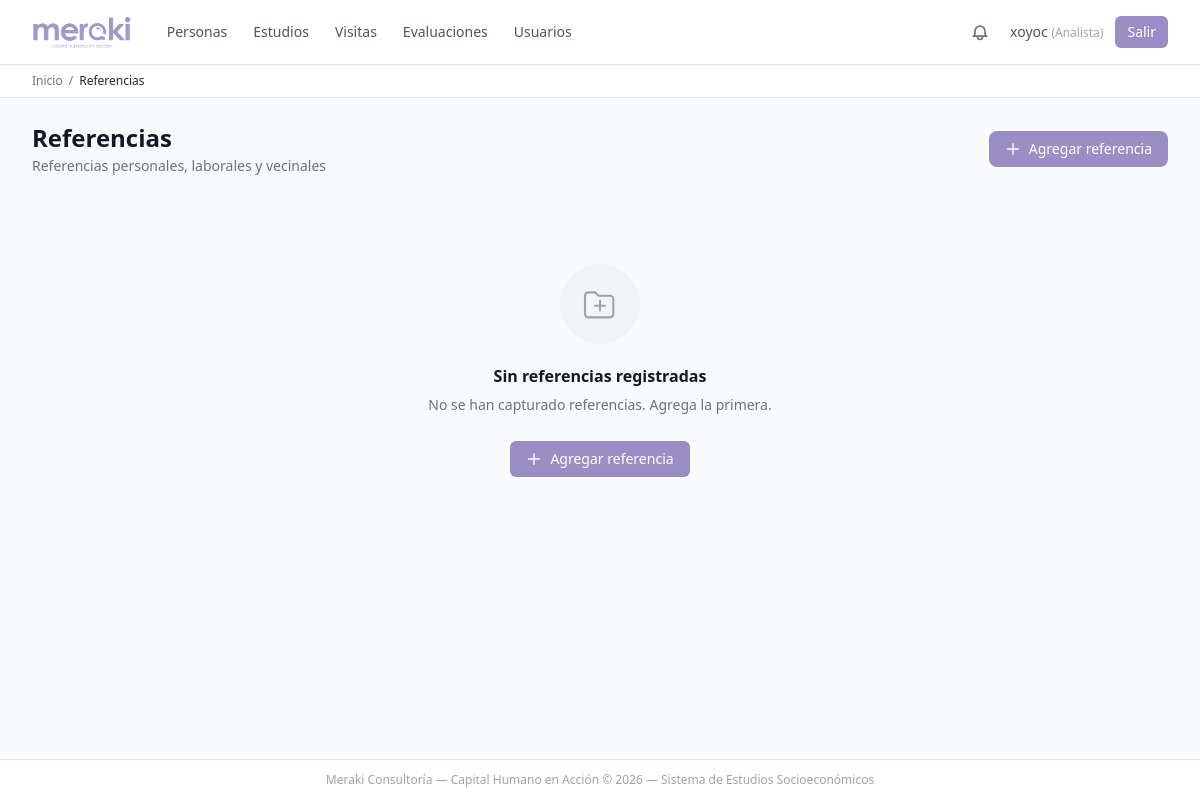
Before: /referencias/ (signed in) with the older database file.
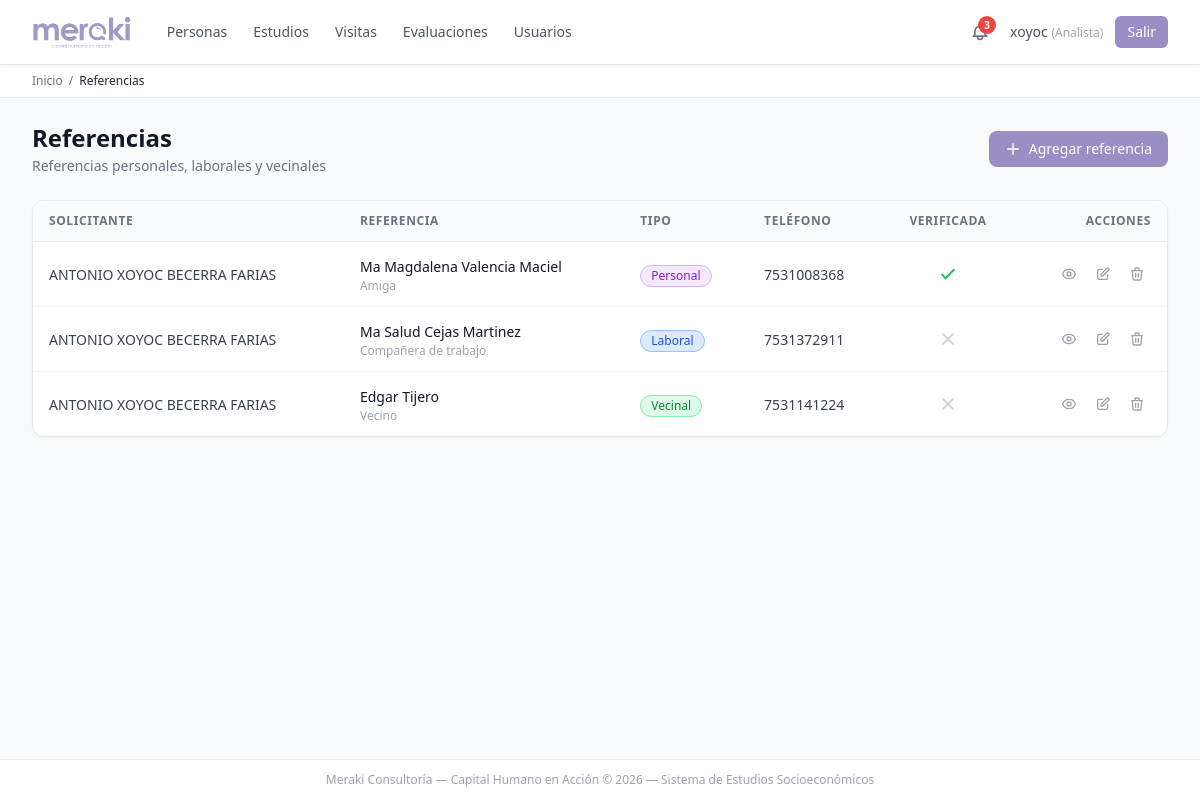
After: the same page with the newer database file.
### apps/referencias/models.py (models this page shows, shortened)
class Referencia(TimestampModel):
    persona = models.ForeignKey(Persona, on_delete=models.CASCADE, related_name='referencias')
    TIPO_REFERENCIA = [
        ('PER', 'Personal'),
        ('LAB', 'Laboral'),
        ('VEC', 'Vecinal'),
        ('FAM', 'Familiar'),
        ('COM', 'Comercial'),
    ]
    tipo = models.CharField(max_length=3, choices=TIPO_REFERENCIA)
    nombre = models.CharField(max_length=300)
    telefono = models.CharField(max_length=15)
    email = models.EmailField(blank=True)
    parentesco_o_relacion = models.CharField(max_length=100)
    tiempo_conocer_anios = models.IntegerField(validators=[MinValueValidator(0)])
    domicilio = models.TextField(blank=True)
    actividad_tiempo_libre = models.TextField(
        blank=True,
        verbose_name='Actividades que realiza en su tiempo libre (según referencia)'
    )
    lugares_laborado = models.TextField(
        blank=True,
        verbose_name='Lugares donde ha laborado (según referencia)'
    )
    conducta = models.TextField(
        blank=True,
        verbose_name='Conducta observada (según referencia)'
    )
    cualidades = models.TextField(
        blank=True,
        verbose_name='Cualidades destacadas (según referencia)'
    )
    verificada = models.BooleanField(default=False)
    fecha_verificacion = models.DateTimeField(null=True, blank=True)
    comentarios_verificacion = models.TextField(blank=True)
    class Meta:
        verbose_name_plural = "Referencias"

### apps/personas/models.py (models this page shows, shortened)
class Persona(TimestampModel):
    folio = models.CharField(max_length=20, unique=True, editable=False)
    nombre = models.CharField(max_length=100)
    apellido_paterno = models.CharField(max_length=100)
    apellido_materno = models.CharField(max_length=100, blank=True)
    fecha_nacimiento = models.DateField()
    lugar_nacimiento = models.CharField(max_length=200, blank=True, verbose_name='Lugar de nacimiento')
    TIPO_IDENTIFICACION = [
        ('INE', 'INE/IFE'),
        ('PAS', 'Pasaporte'),
        ('CED', 'Cédula Profesional'),
        ('CAR', 'Cartilla Militar'),
        ('OTR', 'Otro'),
    ]
    tipo_identificacion = models.CharField(max_length=3, choices=TIPO_IDENTIFICACION)
    numero_identificacion = models.CharField(max_length=50)
    curp = models.CharField(max_length=18, validators=[RegexValidator(r'^[A-Z0-9]{18}$', 'CURP inválida')])
    rfc = models.CharField(max_length=13, blank=True, validators=[RegexValidator(r'^[A-Z&Ñ]{4}\d{6}[A-Z0-9]{3}$', 'RFC inválido')])
    nss = models.CharField(max_length=11, blank=True, verbose_name='NSS (Número de Seguridad Social)')
    licencia_manejo_folio = models.CharField(max_length=50, blank=True, verbose_name='Folio de licencia de manejo')
    cartilla_militar_folio = models.CharField(max_length=50, blank=True, verbose_name='Folio de cartilla militar')
    acta_nacimiento_numero = models.CharField(max_length=50, blank=True, verbose_name='Número de acta de nacimiento')
    email = models.EmailField()
    telefono_movil = models.CharField(max_length=15)
    telefono_fijo = models.CharField(max_length=15, blank=True)
    facebook_perfil = models.CharField(max_length=200, blank=True, verbose_name='Perfil de Facebook')
    ESTADO_CIVIL = [
        ('SOL', 'Soltero/a'),
        ('CAS', 'Casado/a'),
        ('ULB', 'Unión Libre'),
        ('DIV', 'Divorciado/a'),
        ('VIU', 'Viudo/a'),
        ('SEP', 'Separado/a'),
        ('OTR', 'Otro'),
    ]
    estado_civil = models.CharField(max_length=3, choices=ESTADO_CIVIL)
    numero_dependientes = models.IntegerField(default=0, validators=[MinValueValidator(0)])
    peso = models.DecimalField(
        max_digits=5, decimal_places=2, null=True, blank=True,
        verbose_name='Peso (kg)',
        validators=[MinValueValidator(0), MaxValueValidator(999)]
    )
    estatura = models.DecimalField(
        max_digits=5, decimal_places=2, null=True, blank=True,
        verbose_name='Estatura (cm)',
        validators=[MinValueValidator(0), MaxValueValidator(999)]
    )
    historial_residencias = models.TextField(
        blank=True,
        verbose_name='Historial de residencias anteriores',
        help_text='Lugar, período (año inicio-fin) y motivo del cambio de residencia'
    )
    periodos_sin_laborar = models.TextField(
        blank=True,
        verbose_name='Períodos sin laborar',
        help_text='Período (mes/año inicio-fin) y actividad durante ese tiempo'
    )
    actividades_tiempo_libre = models.TextField(
        blank=True,
        verbose_name='Actividades en tiempo libre',
        help_text='Tipo de actividad, frecuencia y tiempo dedicado'
    )
    activo = models.BooleanField(default=True)
    class Meta:
        verbose_name_plural = "Personas"
        indexes = [
            models.Index(fields=['folio']),
            models.Index(fields=['curp']),
            models.Index(fields=['apellido_paterno', 'apellido_materno', 'nombre']),
        ]
    @property
    def nombre_completo(self):
        return f"{self.nombre} {self.apellido_paterno} {self.apellido_materno}".strip()

### apps/referencias/views.py (the view)
# urls.py: path('', views.ReferenciaListView.as_view(), name='referencia_list'),
class ReferenciaListView(LoginRequiredMixin, ListView):
    model = Referencia
    context_object_name = 'referencias'
    paginate_by = 25

### apps/notificaciones/context_processors.py (called while the page is built)
def notif_count(request):
    if not request.user.is_authenticated:
        return {'notif_count_global': 0}
    count = Notificacion.objects.filter(
        usuario=request.user, leida=False
    ).count()
    return {'notif_count_global': count}

### apps/usuarios/context_processors.py (called while the page is built)
def perfil_usuario(request):
    if not request.user.is_authenticated:
        return {
            'perfil_usuario': None,
            'es_analista': False,
            'es_inspector': False,
        }
    try:
        perfil = request.user.perfil
    except PerfilUsuario.DoesNotExist:
        perfil = None
    return {
        'perfil_usuario': perfil,
        'es_analista': perfil.es_analista if perfil else False,
        'es_inspector': perfil.es_inspector if perfil else False,
    }

### apps/usuarios/models.py (called while the page is built)
    @property
    def es_analista(self):
        return self.rol == 'ANA'

    @property
    def es_inspector(self):
        return self.rol == 'INS'

### templates/referencias/referencia_list.html (shortened to what the changed rows need)
{% extends "base.html" %}
{% block content %}
<div class="flex flex-col sm:flex-row sm:items-center sm:justify-between gap-4 mb-6">
  <div>
    <h1 class="text-2xl font-bold text-gray-900">Referencias</h1>
  </div>
</div>
{% if referencias %}
<div class="bg-white rounded-xl shadow-sm border border-gray-200 overflow-hidden">
  <div class="overflow-x-auto">
    <table class="min-w-full divide-y divide-gray-200">
      <thead class="bg-gray-50">
        <tr>
          <th scope="col" class="px-4 py-3 text-left text-xs font-semibold text-gray-500 uppercase tracking-wider">
            Solicitante
          </th>
          <th scope="col" class="px-4 py-3 text-left text-xs font-semibold text-gray-500 uppercase tracking-wider">
            Referencia
          </th>
          <th scope="col" class="px-4 py-3 text-left text-xs font-semibold text-gray-500 uppercase tracking-wider hidden sm:table-cell">
            Tipo
          </th>
          <th scope="col" class="px-4 py-3 text-left text-xs font-semibold text-gray-500 uppercase tracking-wider hidden md:table-cell">
            Teléfono
          </th>
          <th scope="col" class="px-4 py-3 text-center text-xs font-semibold text-gray-500 uppercase tracking-wider hidden lg:table-cell">
            Verificada
          </th>
          <th scope="col" class="px-4 py-3 text-right text-xs font-semibold text-gray-500 uppercase tracking-wider">
            Acciones
          </th>
        </tr>
      </thead>
      <tbody class="bg-white divide-y divide-gray-100">
        {% for r in referencias %}
        <tr class="hover:bg-purple-50 transition-colors">
          <td class="px-4 py-3">
            <span class="text-sm text-gray-700">{{ r.persona.nombre_completo }}</span>
          </td>
          <td class="px-4 py-3">
            <a href="{% url 'referencias:referencia_detail' pk=r.pk %}"
               class="text-sm font-medium text-gray-900 hover:text-purple-700">
              {{ r.nombre }}
            </a>
            <span class="block text-xs text-gray-400">{{ r.parentesco_o_relacion }}</span>
          </td>
          <td class="px-4 py-3 hidden sm:table-cell">
            {% if r.tipo == 'PER' %}
            <span class="inline-flex items-center px-2.5 py-0.5 rounded-full text-xs font-medium bg-purple-100 text-purple-700 border border-purple-300">Personal</span>
            {% elif r.tipo == 'LAB' %}
            <span class="inline-flex items-center px-2.5 py-0.5 rounded-full text-xs font-medium bg-blue-100 text-blue-700 border border-blue-300">Laboral</span>
            {% elif r.tipo == 'VEC' %}
            <span class="inline-flex items-center px-2.5 py-0.5 rounded-full text-xs font-medium bg-green-100 text-green-700 border border-green-300">Vecinal</span>
            {% elif r.tipo == 'FAM' %}
            <span class="inline-flex items-center px-2.5 py-0.5 rounded-full text-xs font-medium bg-orange-100 text-orange-700 border border-orange-300">Familiar</span>
            {% elif r.tipo == 'COM' %}
            <span class="inline-flex items-center px-2.5 py-0.5 rounded-full text-xs font-medium bg-gray-100 text-gray-700 border border-gray-300">Comercial</span>
            {% endif %}
          </td>
          <td class="px-4 py-3 hidden md:table-cell">
            <span class="text-sm text-gray-700">{{ r.telefono }}</span>
          </td>
          <td class="px-4 py-3 text-center hidden lg:table-cell">
            {% if r.verificada %}
            <svg class="h-5 w-5 text-green-500 mx-auto" fill="none" viewBox="0 0 24 24" stroke="currentColor" stroke-width="2.5" aria-label="Verificada">
              <path stroke-linecap="round" stroke-linejoin="round" d="M5 13l4 4L19 7"/>
            </svg>
            {% else %}
            <svg class="h-5 w-5 text-gray-300 mx-auto" fill="none" viewBox="0 0 24 24" stroke="currentColor" stroke-width="2.5" aria-label="Sin verificar">
              <path stroke-linecap="round" stroke-linejoin="round" d="M6 18L18 6M6 6l12 12"/>
            </svg>
            {% endif %}
          </td>
          <td class="px-4 py-3 whitespace-nowrap text-right">
            <div class="flex items-center justify-end gap-1.5">
              <a href="{% url 'referencias:referencia_detail' pk=r.pk %}"
                 class="p-1.5 text-gray-400 hover:text-purple-600 hover:bg-purple-50 rounded-md transition-colors"
                 title="Ver detalle">
              </a>
              <a href="{% url 'referencias:referencia_update' pk=r.pk %}"
                 class="p-1.5 text-gray-400 hover:text-blue-600 hover:bg-blue-50 rounded-md transition-colors"
                 title="Editar">
                <svg class="h-4 w-4" fill="none" viewBox="0 0 24 24" stroke="currentColor" stroke-width="2">
                  <path stroke-linecap="round" stroke-linejoin="round" d="M11 5H6a2 2 0 00-2 2v11a2 2 0 002 2h11a2 2 0 002-2v-5m-1.414-9.414a2 2 0 112.828 2.828L11.828 15H9v-2.828l8.586-8.586z"/>
                </svg>
              </a>
              <a href="{% url 'referencias:referencia_delete' pk=r.pk %}"
                 class="p-1.5 text-gray-400 hover:text-red-600 hover:bg-red-50 rounded-md transition-colors"
                 title="Eliminar">
                <svg class="h-4 w-4" fill="none" viewBox="0 0 24 24" stroke="currentColor" stroke-width="2">
                  <path stroke-linecap="round" stroke-linejoin="round" d="M19 7l-.867 12.142A2 2 0 0116.138 21H7.862a2 2 0 01-1.995-1.858L5 7m5 4v6m4-6v6m1-10V4a1 1 0 00-1-1h-4a1 1 0 00-1 1v3M4 7h16"/>
                </svg>
              </a>
            </div>
          </td>
        </tr>
        {% endfor %}
      </tbody>
    </table>
  </div>
</div>
{% else %}
{% url 'referencias:referencia_create' as create_url %}
{% include 'components/empty_state.html' with empty_title="Sin referencias registradas" empty_message="No se han capturado referencias. Agrega la primera." empty_action_url=create_url empty_action_text="Agregar referencia" %}
{% endif %}
{% endblock %}

Changed rows visible on the page:
added Referencia: persona.nombre_completo "ANTONIO XOYOC BECERRA FARIAS", nombre "Ma Magdalena Valencia Maciel", parentesco_o_relacion "Amiga", tipo "Personal", telefono "7531008368", verificada True (drawn)
added Referencia: persona.nombre_completo "ANTONIO XOYOC BECERRA FARIAS", nombre "Ma Salud Cejas Martinez", parentesco_o_relacion "Compañera de trabajo", tipo "Laboral", telefono "7531372911", verificada False (drawn)
added Referencia: persona.nombre_completo "ANTONIO XOYOC BECERRA FARIAS", nombre "Edgar Tijero", parentesco_o_relacion "Vecino", tipo "Vecinal", telefono "7531141224", verificada False (drawn)
Other visible differences:
{{ notif_count }}: (not shown) → "3"
{{ empty_title }}: "Sin referencias registradas" → (not shown)
{{ empty_message }}: "No se han capturado referencias. Agrega la primera." → (not shown)
{{ empty_action_text|default:"Crear nuevo" }}: "Agregar referencia" → (not shown)
text now shown: "SOLICITANTE REFERENCIA TIPO TELÉFONO VERIFICADA ACCIONES"
